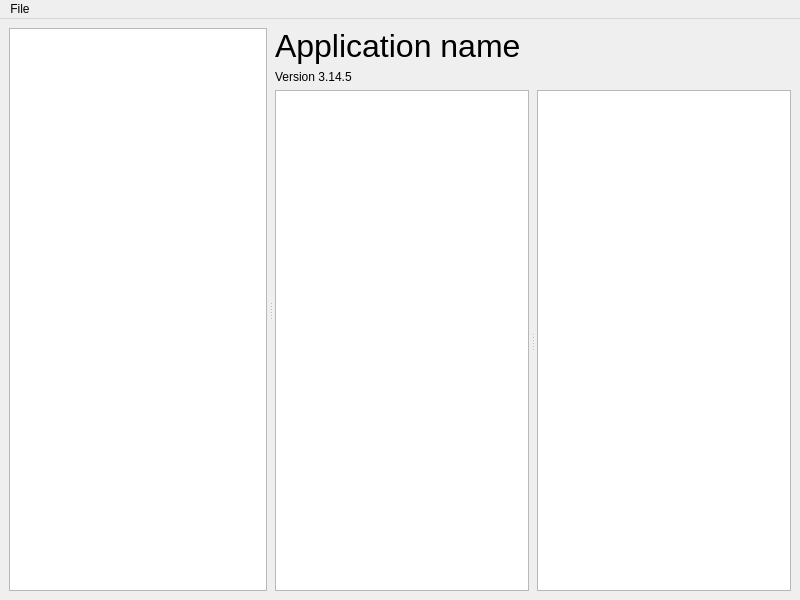
<?xml version="1.0" encoding="UTF-8"?>
<ui version="4.0">
 <class>MainWindow</class>
 <widget class="QMainWindow" name="MainWindow">
  <property name="geometry">
   <rect>
    <x>0</x>
    <y>0</y>
    <width>800</width>
    <height>600</height>
   </rect>
  </property>
  <property name="windowTitle">
   <string>It Depends</string>
  </property>
  <widget class="QWidget" name="centralwidget">
   <layout class="QGridLayout" name="gridLayout">
    <item row="0" column="0">
     <widget class="QSplitter" name="verticalSplitter">
      <property name="orientation">
       <enum>Qt::Horizontal</enum>
      </property>
      <property name="handleWidth">
       <number>8</number>
      </property>
      <property name="childrenCollapsible">
       <bool>false</bool>
      </property>
      <widget class="QListView" name="globalDependencies"/>
      <widget class="QWidget" name="layoutWidget">
       <layout class="QVBoxLayout" name="dependencyLayout">
        <property name="spacing">
         <number>6</number>
        </property>
        <item>
         <layout class="QVBoxLayout" name="dependencyNameLayout">
          <item>
           <widget class="QLabel" name="name">
            <property name="sizePolicy">
             <sizepolicy hsizetype="Expanding" vsizetype="Preferred">
              <horstretch>0</horstretch>
              <verstretch>0</verstretch>
             </sizepolicy>
            </property>
            <property name="font">
             <font>
              <pointsize>24</pointsize>
             </font>
            </property>
            <property name="text">
             <string>Application name</string>
            </property>
           </widget>
          </item>
          <item>
           <widget class="QLabel" name="version">
            <property name="sizePolicy">
             <sizepolicy hsizetype="Expanding" vsizetype="Preferred">
              <horstretch>0</horstretch>
              <verstretch>0</verstretch>
             </sizepolicy>
            </property>
            <property name="text">
             <string>Version 3.14.5</string>
            </property>
           </widget>
          </item>
         </layout>
        </item>
        <item>
         <widget class="QSplitter" name="dependencyBodySplitter">
          <property name="sizePolicy">
           <sizepolicy hsizetype="Expanding" vsizetype="Expanding">
            <horstretch>0</horstretch>
            <verstretch>0</verstretch>
           </sizepolicy>
          </property>
          <property name="frameShape">
           <enum>QFrame::NoFrame</enum>
          </property>
          <property name="lineWidth">
           <number>8</number>
          </property>
          <property name="midLineWidth">
           <number>8</number>
          </property>
          <property name="orientation">
           <enum>Qt::Horizontal</enum>
          </property>
          <property name="opaqueResize">
           <bool>true</bool>
          </property>
          <property name="handleWidth">
           <number>8</number>
          </property>
          <property name="childrenCollapsible">
           <bool>false</bool>
          </property>
          <widget class="QWidget" name="layoutWidgetDetails">
           <layout class="QVBoxLayout" name="dependencyDetailsLayout">
            <property name="spacing">
             <number>6</number>
            </property>
            <item>
             <widget class="QPlainTextEdit" name="description">
              <property name="undoRedoEnabled">
               <bool>false</bool>
              </property>
              <property name="readOnly">
               <bool>true</bool>
              </property>
              <property name="backgroundVisible">
               <bool>false</bool>
              </property>
             </widget>
            </item>
           </layout>
          </widget>
          <widget class="QListView" name="dependencies"/>
         </widget>
        </item>
       </layout>
      </widget>
     </widget>
    </item>
   </layout>
  </widget>
  <widget class="QMenuBar" name="menubar">
   <property name="geometry">
    <rect>
     <x>0</x>
     <y>0</y>
     <width>800</width>
     <height>21</height>
    </rect>
   </property>
   <widget class="QMenu" name="menuFile">
    <property name="title">
     <string>File</string>
    </property>
    <widget class="QMenu" name="menuOpen_File">
     <property name="title">
      <string>Open File</string>
     </property>
     <addaction name="actionOpenCycloneDX"/>
    </widget>
    <addaction name="menuOpen_File"/>
    <addaction name="separator"/>
    <addaction name="actionClose_File"/>
   </widget>
   <addaction name="menuFile"/>
  </widget>
  <action name="actionOpenCycloneDX">
   <property name="text">
    <string>Cyclone DX</string>
   </property>
  </action>
  <action name="actionClose_File">
   <property name="text">
    <string>Close File</string>
   </property>
  </action>
 </widget>
 <resources/>
 <connections/>
</ui>
